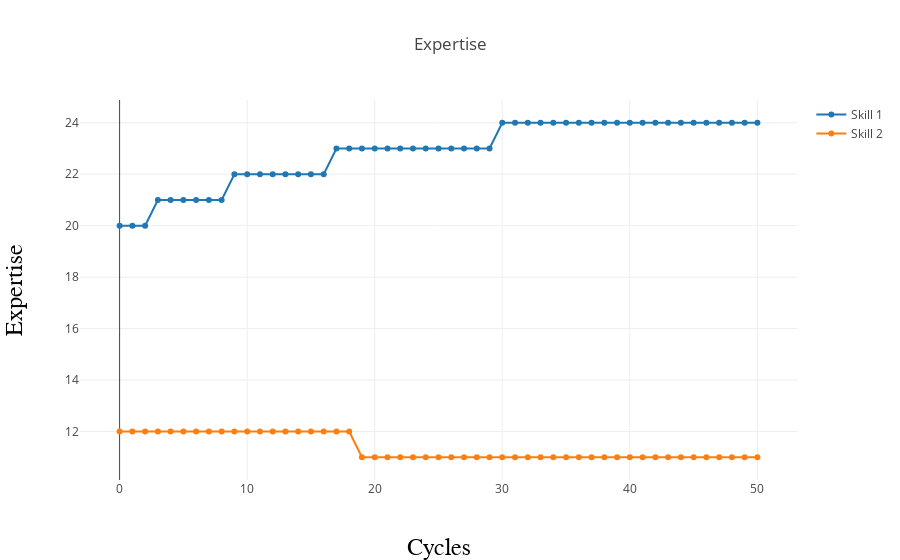

Notebook cell for this chart:
### Markdown cell above
We can now repeat this process for experiment 1b. We get the following plot for the first agent:

### Code cell
my_workplace_exp1b.plot_skills(my_workplace_exp1b.agents[0])

### Figure 1 — Plotly figure (JSON) as saved in the notebook; plotly's stock layout.template omitted (floating-point values rounded to 4 significant figures)
{"data": [{"mode": "lines+markers", "name": "Skill 1", "type": "scatter", "uid": "1431cdee-73d8-4b2a-970e-db09c158c04f", "x": [0, 1, 2, 3, 4, 5, 6, 7, 8, 9, 10, 11, 12, 13, 14, 15, 16, 17, 18, 19, 20, 21, 22, 23, 24, 25, 26, 27, 28, 29, 30, 31, 32, 33, 34, 35, 36, 37, 38, 39, 40, 41, 42, 43, 44, 45, 46, 47, 48, 49, 50], "y": [20, 20, 20, 21, 21, 21, 21, 21, 21, 22, 22, 22, 22, 22, 22, 22, 22, 23, 23, 23, 23, 23, 23, 23, 23, 23, 23, 23, 23, 23, 24, 24, 24, 24, 24, 24, 24, 24, 24, 24, 24, 24, 24, 24, 24, 24, 24, 24, 24, 24, 24]}, {"mode": "lines+markers", "name": "Skill 2", "type": "scatter", "uid": "3afcd28b-a8f5-4742-ac97-6150324c2c94", "x": [0, 1, 2, 3, 4, 5, 6, 7, 8, 9, 10, 11, 12, 13, 14, 15, 16, 17, 18, 19, 20, 21, 22, 23, 24, 25, 26, 27, 28, 29, 30, 31, 32, 33, 34, 35, 36, 37, 38, 39, 40, 41, 42, 43, 44, 45, 46, 47, 48, 49, 50], "y": [12, 12, 12, 12, 12, 12, 12, 12, 12, 12, 12, 12, 12, 12, 12, 12, 12, 12, 12, 11, 11, 11, 11, 11, 11, 11, 11, 11, 11, 11, 11, 11, 11, 11, 11, 11, 11, 11, 11, 11, 11, 11, 11, 11, 11, 11, 11, 11, 11, 11, 11]}], "layout": {"title": "Expertise", "xaxis": {"title": "Cycles", "titlefont": {"color": "black", "family": "Arial, sans-serif", "size": 24}}, "yaxis": {"title": "Expertise", "titlefont": {"color": "black", "family": "Arial, sans-serif", "size": 24}}}}
